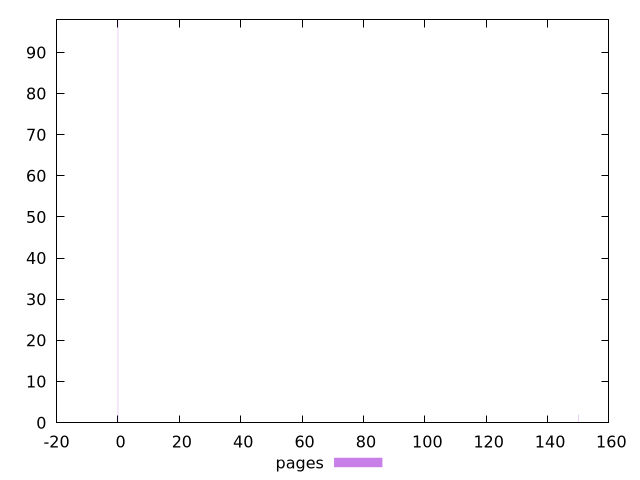

This chart was generated by the following gnuplot code:
$_pages <<EOF
0 98
150 2
EOF
set key outside below
set terminal pngcairo
set output "report_00005_2020-11-02T22-26-11.212Z/unminified-javascript/pages//raw_hist.png"
set yrange [0:98]
set boxwidth 0.1
set style fill transparent solid 0.5 noborder
plot $_pages title "pages" with boxes ,
